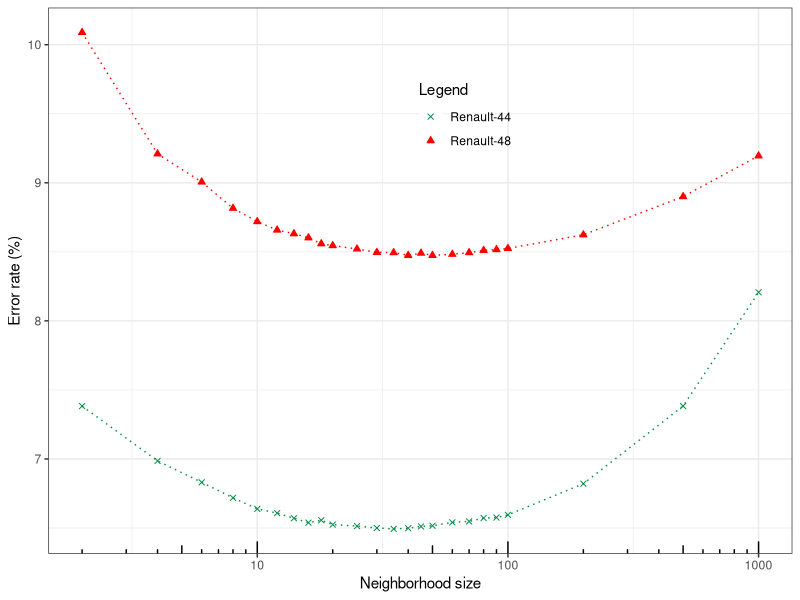

Recreate this plot in R.
library(ggplot2)
# tail ... | grep "Taux succès" | cut -f3 -d ' ' | tee /dev/tty | xclip -selection clipboard

# medium, small, medium-reduced, small-reduced, vmaj-small
results = matrix(c(2,92.61694108677742,89.91089227702304,92.5865068922691,89.85244081019886,89.88981898503643,
                   4,93.01412269591629,90.79027921342784,92.98030692424038,90.73967254873007,90.48125553750738,
                   6,93.16921412146625,90.99401333924001,93.11772192368703,90.93671551978736,90.74259512207128,
                   8,93.28142100020904,91.18428824571767,93.22024519508626,91.11922253396338,90.87903315121086,
                   10,93.36134918780665,91.2811177151014,93.29402506056097,91.22105114195708,90.96694108092144,
                   12,93.39224450647419,91.34210720614294,93.32153880206091,91.27919496948218,91.02654619511715,
                   14,93.42944185531768,91.36879491533766,93.34935995966701,91.29965298287064,91.05754085449891,
                   16,93.46110571425058,91.39817446839929,93.37195504346863,91.32726360996259,91.07692213034062,
                   18,93.44389041230649,91.44116706044497,93.34490242612792,91.36518015357353,91.11899180448907,
                   20,93.47540056318631,91.45454936995472,93.36211772807201,91.38240795432172,91.1292208111833,
                   25,93.48616012690137,91.47892978440638,93.3627325602843,91.39332914943887,91.14398749753889,
                   30,93.49984014362481,91.50392547745619,93.35965839922285,91.41909394073636,91.17452069797204,
                   35,93.50660329795998,91.50530985430203,93.36150289585972,91.42063213723173,91.16436860110258,
                   40,93.50168464026167,91.52546022839141,93.36242514417815,91.43286079936995,91.18951811380192,
                   45,93.4887731638036,91.50946298483953,93.35258782878152,91.41294115475488,91.16906010041346,
                   50,93.48354708999913,91.52569095786572,93.34520984223406,91.42355471057294,91.18813373695609,
                   60,93.45910750956064,91.51769233608978,93.30924215781513,91.40948021264029,91.17213649340421,
                   70, 93.4526517713316, 91.50554058377634,93.28972123507495,91.39025275644812,91.15667761862571,
                   80,93.42790477478697,91.48954334022446,93.25682771171748,91.3704100216578,91.13083591750345,
                   90,93.42421578151323,91.48369819354204,93.21993777898011,91.35833517916913,91.11668450974601,
                   100,93.40500227487918,91.47554575211656,93.16906041341318,91.34156883736956,91.10460966725734,
                   200,93.17935885296903,91.37648589781453,92.75604687480786,91.17859691868478,90.944483412089,
                   500,92.61663367067128,91.09999507777121,91.79460300284053,90.8119677840126,90.53786116853712,
                   1000,91.79291221425673,90.80473826048434,90.492695793318,90.39750073833432,89.99572381374286
                   ),
            ncol=6,byrow=TRUE)

index = results[,1]
precision = 100 - results[,2]
precision2 = 100 - results[,3]
precision3 = 100 - results[,4]
precision4 = 100 - results[,5]
precision5 = 100 - results[,6]

(ggplot(NULL, aes(index)) + scale_x_log10() + annotation_logticks(sides="b") +
    ylab("Error rate (%)") + xlab("Neighborhood size") + theme_bw() #+ theme(legend.position="bottom")
#  +geom_line(aes(y=precision), colour="springgreen4", linetype = "solid") + geom_point(aes(y=precision), colour="springgreen4", fill="springgreen4") 
  +geom_line(aes(y=precision, colour="Renault-44"), colour="springgreen4", linetype = "dotted") + geom_point(aes(y=precision, shape="Renault-44"), colour="springgreen4", fill="springgreen4") 
  +geom_line(aes(y=precision2, colour="Renault-48"), colour="red", linetype = "dotted") + geom_point(aes(y=precision2, shape="Renault-48"), colour="red", fill="red") 
#  +geom_line(aes(y=precision3, colour="Renault-44 reduced"), colour="blue", linetype = "dotted") + geom_point(aes(y=precision3, shape="Renault-44 reduced"), colour="blue", fill="blue") 
#  +geom_line(aes(y=precision4, colour="Renault-48 reduced"), colour="black", linetype = "dotted") + geom_point(aes(y=precision4, shape="Renault-48 reduced"), colour="black", fill="black") 
#  +geom_line(aes(y=precision5, colour="Renault-48 reduced"), colour="black", linetype = "dotted") + geom_point(aes(y=precision5, shape="Renault-48 reduced"), colour="black", fill="black") 
  #  +geom_line(aes(y=drc, colour="DRC"), colour="blue", linetype = "dotted") + geom_point(aes(y=drc, shape="DRC"), colour="blue", fill="blue") 
#  +geom_line(aes(y=oracle, colour="Oracle"), colour="black", linetype = "dotted") + geom_point(aes(y=oracle, shape="Oracle"), colour="black", fill="black") 
+ theme(legend.position=c(0.56,0.8), legend.background = element_rect(fill=alpha('blue', 0)))
   + scale_colour_manual(name = 'Legend', guide = 'legend',
                         limits = c(NULL
                                    ,'Renault-44' #jointree
                                    ,'Renault-48'
                         ),
                         values =c(NULL
                                   ,'Renault-44'='springgreen4' #jointree
                                   ,'Renault-48'='red'
                         ))
   + scale_shape_manual(name = 'Legend', guide = 'legend',
                        limits = c(NULL
                                   ,'Renault-44' #jointree
                                   ,'Renault-48'
                        ),
                        values =c(NULL
                                  ,'Renault-44'=4 #jointree
                                  ,'Renault-48'=24
                        ))
   
   + guides(shape = guide_legend(override.aes = list(colour = c(NULL
                                                                ,'Renault-44'='springgreen4' #jointree
                                                                ,'Renault-48'='red'
   ),
   fill = c(NULL
            ,'Renault-44'='springgreen4' #jointree
            ,'Renault-48'='red'
#            ,'Renault-44 reduced'='blue'
#            ,'Renault-48 reduced'='black'
   ))))
)
